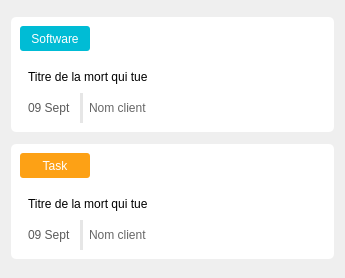
          <widget class="QWidget" name="scrollAreaWidgetContents_3">
           <property name="geometry">
            <rect>
             <x>0</x>
             <y>0</y>
             <width>345</width>
             <height>278</height>
            </rect>
           </property>
           <layout class="QVBoxLayout" name="verticalLayout_16">
            <item>
             <widget class="QFrame" name="fr_test_6">
              <property name="minimumSize">
               <size>
                <width>0</width>
                <height>115</height>
               </size>
              </property>
              <property name="maximumSize">
               <size>
                <width>16777215</width>
                <height>115</height>
               </size>
              </property>
              <property name="styleSheet">
               <string notr="true">background-color: rgb(255, 255, 255);
border-radius:5px;</string>
              </property>
              <property name="frameShape">
               <enum>QFrame::StyledPanel</enum>
              </property>
              <property name="frameShadow">
               <enum>QFrame::Raised</enum>
              </property>
              <layout class="QVBoxLayout" name="verticalLayout_8">
               <item>
                <widget class="QLabel" name="la_tag_6">
                 <property name="minimumSize">
                  <size>
                   <width>70</width>
                   <height>25</height>
                  </size>
                 </property>
                 <property name="maximumSize">
                  <size>
                   <width>70</width>
                   <height>25</height>
                  </size>
                 </property>
                 <property name="styleSheet">
                  <string notr="true">background-color: rgb(0, 188, 213);
color:white;
border-radius:3px;padding:5px;</string>
                 </property>
                 <property name="text">
                  <string>Software</string>
                 </property>
                 <property name="alignment">
                  <set>Qt::AlignCenter</set>
                 </property>
                </widget>
               </item>
               <item>
                <widget class="QLabel" name="ex1_7">
                 <property name="minimumSize">
                  <size>
                   <width>0</width>
                   <height>40</height>
                  </size>
                 </property>
                 <property name="maximumSize">
                  <size>
                   <width>16777215</width>
                   <height>40</height>
                  </size>
                 </property>
                 <property name="styleSheet">
                  <string notr="true">background-color: rgb(255, 255, 255);
border-radius:5px;
padding:5px;</string>
                 </property>
                 <property name="text">
                  <string>Titre de la mort qui tue</string>
                 </property>
                </widget>
               </item>
               <item>
                <layout class="QHBoxLayout" name="horizontalLayout_7">
                 <item>
                  <widget class="QLabel" name="label_11">
                   <property name="styleSheet">
                    <string notr="true">color: rgb(90, 90, 90);padding-left:5px;</string>
                   </property>
                   <property name="text">
                    <string>09 Sept</string>
                   </property>
                  </widget>
                 </item>
                 <item>
                  <widget class="Line" name="line_7">
                   <property name="styleSheet">
                    <string notr="true">border:2px solid rgb(230,230,230);</string>
                   </property>
                   <property name="orientation">
                    <enum>Qt::Vertical</enum>
                   </property>
                  </widget>
                 </item>
                 <item>
                  <widget class="QLabel" name="label_12">
                   <property name="minimumSize">
                    <size>
                     <width>0</width>
                     <height>25</height>
                    </size>
                   </property>
                   <property name="maximumSize">
                    <size>
                     <width>16777215</width>
                     <height>25</height>
                    </size>
                   </property>
                   <property name="styleSheet">
                    <string notr="true">color: rgb(102, 102, 102);</string>
                   </property>
                   <property name="text">
                    <string>Nom client</string>
                   </property>
                  </widget>
                 </item>
                 <item>
                  <spacer name="horizontalSpacer_6">
                   <property name="orientation">
                    <enum>Qt::Horizontal</enum>
                   </property>
                   <property name="sizeHint" stdset="0">
                    <size>
                     <width>40</width>
                     <height>20</height>
                    </size>
                   </property>
                  </spacer>
                 </item>
                 <item>
                  <widget class="QPushButton" name="pushButton_6">
                   <property name="minimumSize">
                    <size>
                     <width>30</width>
                     <height>30</height>
                    </size>
                   </property>
                   <property name="maximumSize">
                    <size>
                     <width>30</width>
                     <height>30</height>
                    </size>
                   </property>
                   <property name="text">
                    <string/>
                   </property>
                   <property name="icon">
                    <iconset>
                     <normaloff>images/projectmanagement/detail.png</normaloff>images/projectmanagement/detail.png</iconset>
                   </property>
                  </widget>
                 </item>
                </layout>
               </item>
              </layout>
             </widget>
            </item>
            <item>
             <widget class="QFrame" name="fr_test_5">
              <property name="minimumSize">
               <size>
                <width>0</width>
                <height>115</height>
               </size>
              </property>
              <property name="maximumSize">
               <size>
                <width>16777215</width>
                <height>115</height>
               </size>
              </property>
              <property name="styleSheet">
               <string notr="true">background-color: rgb(255, 255, 255);
border-radius:5px;</string>
              </property>
              <property name="frameShape">
               <enum>QFrame::StyledPanel</enum>
              </property>
              <property name="frameShadow">
               <enum>QFrame::Raised</enum>
              </property>
              <layout class="QVBoxLayout" name="verticalLayout_7">
               <item>
                <widget class="QLabel" name="la_tag_5">
                 <property name="minimumSize">
                  <size>
                   <width>70</width>
                   <height>25</height>
                  </size>
                 </property>
                 <property name="maximumSize">
                  <size>
                   <width>70</width>
                   <height>25</height>
                  </size>
                 </property>
                 <property name="styleSheet">
                  <string notr="true">background-color: rgb(253, 161, 21);
color:white;
border-radius:3px;padding:5px;</string>
                 </property>
                 <property name="text">
                  <string>Task</string>
                 </property>
                 <property name="alignment">
                  <set>Qt::AlignCenter</set>
                 </property>
                </widget>
               </item>
               <item>
                <widget class="QLabel" name="ex1_6">
                 <property name="minimumSize">
                  <size>
                   <width>0</width>
                   <height>40</height>
                  </size>
                 </property>
                 <property name="maximumSize">
                  <size>
                   <width>16777215</width>
                   <height>40</height>
                  </size>
                 </property>
                 <property name="styleSheet">
                  <string notr="true">background-color: rgb(255, 255, 255);
border-radius:5px;
padding:5px;</string>
                 </property>
                 <property name="text">
                  <string>Titre de la mort qui tue</string>
                 </property>
                </widget>
               </item>
               <item>
                <layout class="QHBoxLayout" name="horizontalLayout_6">
                 <item>
                  <widget class="QLabel" name="label_9">
                   <property name="styleSheet">
                    <string notr="true">color: rgb(90, 90, 90);padding-left:5px;</string>
                   </property>
                   <property name="text">
                    <string>09 Sept</string>
                   </property>
                  </widget>
                 </item>
                 <item>
                  <widget class="Line" name="line_8">
                   <property name="styleSheet">
                    <string notr="true">border:2px solid rgb(230,230,230);</string>
                   </property>
                   <property name="orientation">
                    <enum>Qt::Vertical</enum>
                   </property>
                  </widget>
                 </item>
                 <item>
                  <widget class="QLabel" name="label_10">
                   <property name="minimumSize">
                    <size>
                     <width>0</width>
                     <height>25</height>
                    </size>
                   </property>
                   <property name="maximumSize">
                    <size>
                     <width>16777215</width>
                     <height>25</height>
                    </size>
                   </property>
                   <property name="styleSheet">
                    <string notr="true">color: rgb(102, 102, 102);</string>
                   </property>
                   <property name="text">
                    <string>Nom client</string>
                   </property>
                  </widget>
                 </item>
                 <item>
                  <spacer name="horizontalSpacer_5">
                   <property name="orientation">
                    <enum>Qt::Horizontal</enum>
                   </property>
                   <property name="sizeHint" stdset="0">
                    <size>
                     <width>40</width>
                     <height>20</height>
                    </size>
                   </property>
                  </spacer>
                 </item>
                 <item>
                  <widget class="QPushButton" name="pushButton_5">
                   <property name="minimumSize">
                    <size>
                     <width>30</width>
                     <height>30</height>
                    </size>
                   </property>
                   <property name="maximumSize">
                    <size>
                     <width>30</width>
                     <height>30</height>
                    </size>
                   </property>
                   <property name="text">
                    <string/>
                   </property>
                   <property name="icon">
                    <iconset>
                     <normaloff>images/projectmanagement/detail.png</normaloff>images/projectmanagement/detail.png</iconset>
                   </property>
                  </widget>
                 </item>
                </layout>
               </item>
              </layout>
             </widget>
            </item>
           </layout>
          </widget>
